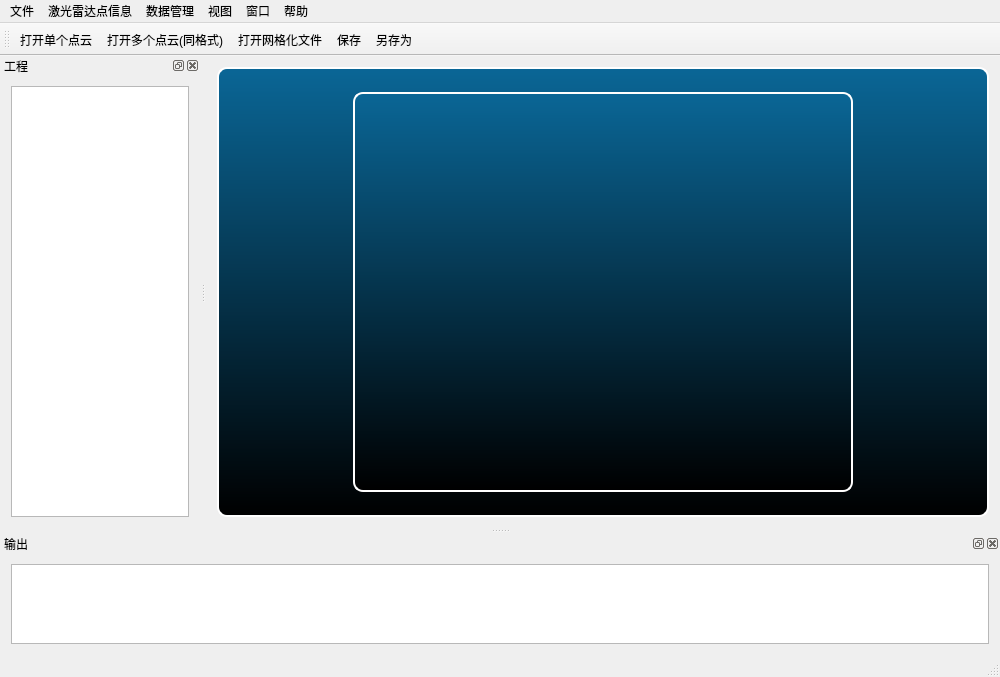
<?xml version="1.0" encoding="UTF-8"?>
<ui version="4.0">
 <class>PCWClass</class>
 <widget class="QMainWindow" name="PCWClass">
  <property name="geometry">
   <rect>
    <x>0</x>
    <y>0</y>
    <width>1000</width>
    <height>675</height>
   </rect>
  </property>
  <property name="windowTitle">
   <string>PointCloudWare</string>
  </property>
  <widget class="QWidget" name="centralWidget">
   <layout class="QHBoxLayout" name="horizontalLayout_4">
    <item>
     <widget class="QWidget" name="widgetWin" native="true">
      <property name="minimumSize">
       <size>
        <width>0</width>
        <height>450</height>
       </size>
      </property>
      <property name="styleSheet">
       <string notr="true">QWidget{
	border: 2px solid white;
	border-radius: 10px;
	background: qlineargradient(x1:0, y1:0, x2:0, y2:1,stop:0 rgb(10,102,150), stop:1 rgb(0,0,0));
 }

</string>
      </property>
      <layout class="QHBoxLayout" name="horizontalLayout_2">
       <item>
        <widget class="QFrame" name="frame">
         <property name="maximumSize">
          <size>
           <width>500</width>
           <height>400</height>
          </size>
         </property>
         <property name="styleSheet">
          <string notr="true">border-image: url(:/PCW/Resources/main/soft.png);</string>
         </property>
         <property name="frameShape">
          <enum>QFrame::StyledPanel</enum>
         </property>
         <property name="frameShadow">
          <enum>QFrame::Raised</enum>
         </property>
        </widget>
       </item>
      </layout>
     </widget>
    </item>
   </layout>
  </widget>
  <widget class="QMenuBar" name="menuBar">
   <property name="geometry">
    <rect>
     <x>0</x>
     <y>0</y>
     <width>1000</width>
     <height>23</height>
    </rect>
   </property>
   <widget class="QMenu" name="menu_File">
    <property name="title">
     <string>文件</string>
    </property>
    <widget class="QMenu" name="menuOpen">
     <property name="title">
      <string>打开</string>
     </property>
     <addaction name="actionOpenOne"/>
     <addaction name="actionOpenMany"/>
     <addaction name="action_Openmesh"/>
    </widget>
    <addaction name="menuOpen"/>
    <addaction name="actionSave"/>
    <addaction name="actionSaveAs"/>
    <addaction name="separator"/>
    <addaction name="actionRecentOpenFile"/>
    <addaction name="actionExit"/>
   </widget>
   <widget class="QMenu" name="menu_PointData">
    <property name="title">
     <string>激光雷达点信息</string>
    </property>
    <addaction name="actionLASData"/>
   </widget>
   <widget class="QMenu" name="menu_View">
    <property name="title">
     <string>视图</string>
    </property>
   </widget>
   <widget class="QMenu" name="menu_Window">
    <property name="title">
     <string>窗口</string>
    </property>
    <widget class="QMenu" name="menu_Win">
     <property name="title">
      <string>新建3D窗口</string>
     </property>
     <addaction name="action_newVTK"/>
     <addaction name="action_newGL"/>
    </widget>
    <addaction name="menu_Win"/>
    <addaction name="separator"/>
    <addaction name="actionClose"/>
    <addaction name="action_CloseAll"/>
   </widget>
   <widget class="QMenu" name="menu_Help">
    <property name="title">
     <string>帮助</string>
    </property>
   </widget>
   <widget class="QMenu" name="menu">
    <property name="title">
     <string>数据管理</string>
    </property>
    <widget class="QMenu" name="menu_2">
     <property name="title">
      <string>格式转换</string>
     </property>
     <addaction name="action_las2txt"/>
     <addaction name="action_las2pcd"/>
     <addaction name="action_txt2pcd"/>
     <addaction name="action_obj2pcd"/>
    </widget>
    <addaction name="menu_2"/>
   </widget>
   <addaction name="menu_File"/>
   <addaction name="menu_PointData"/>
   <addaction name="menu"/>
   <addaction name="menu_View"/>
   <addaction name="menu_Window"/>
   <addaction name="menu_Help"/>
  </widget>
  <widget class="QToolBar" name="mainToolBar">
   <attribute name="toolBarArea">
    <enum>TopToolBarArea</enum>
   </attribute>
   <attribute name="toolBarBreak">
    <bool>false</bool>
   </attribute>
   <addaction name="actionOpenOne"/>
   <addaction name="actionOpenMany"/>
   <addaction name="action_Openmesh"/>
   <addaction name="actionSave"/>
   <addaction name="actionSaveAs"/>
  </widget>
  <widget class="QStatusBar" name="statusBar"/>
  <widget class="QDockWidget" name="dockProperties">
   <property name="maximumSize">
    <size>
     <width>200</width>
     <height>524287</height>
    </size>
   </property>
   <property name="windowTitle">
    <string>工程</string>
   </property>
   <attribute name="dockWidgetArea">
    <number>1</number>
   </attribute>
   <widget class="QWidget" name="dockWidgetContents_2">
    <layout class="QHBoxLayout" name="horizontalLayout_5">
     <item>
      <widget class="QTreeView" name="TableSet"/>
     </item>
    </layout>
   </widget>
  </widget>
  <widget class="QDockWidget" name="dockConsole">
   <property name="windowTitle">
    <string>输出</string>
   </property>
   <attribute name="dockWidgetArea">
    <number>8</number>
   </attribute>
   <widget class="QWidget" name="dockWidgetContents_3">
    <layout class="QHBoxLayout" name="horizontalLayout">
     <item>
      <widget class="QListWidget" name="Console">
       <property name="sizePolicy">
        <sizepolicy hsizetype="Ignored" vsizetype="Ignored">
         <horstretch>0</horstretch>
         <verstretch>0</verstretch>
        </sizepolicy>
       </property>
       <property name="minimumSize">
        <size>
         <width>0</width>
         <height>80</height>
        </size>
       </property>
       <property name="alternatingRowColors">
        <bool>true</bool>
       </property>
       <property name="selectionMode">
        <enum>QAbstractItemView::SingleSelection</enum>
       </property>
      </widget>
     </item>
    </layout>
   </widget>
  </widget>
  <action name="actionOpenOne">
   <property name="icon">
    <iconset theme="打开单个点云" resource="pcw.qrc">
     <normaloff>:/PCW/Resources/main/open-alt.png</normaloff>:/PCW/Resources/main/open-alt.png</iconset>
   </property>
   <property name="text">
    <string>打开单个点云</string>
   </property>
   <property name="toolTip">
    <string>打开单个点云</string>
   </property>
  </action>
  <action name="actionSave">
   <property name="icon">
    <iconset theme="保存文件" resource="pcw.qrc">
     <normaloff>:/PCW/Resources/main/save.png</normaloff>:/PCW/Resources/main/save.png</iconset>
   </property>
   <property name="text">
    <string>保存</string>
   </property>
   <property name="toolTip">
    <string>保存文件</string>
   </property>
  </action>
  <action name="actionSaveAs">
   <property name="icon">
    <iconset theme="另存为文件" resource="pcw.qrc">
     <normaloff>:/PCW/Resources/main/save-as.png</normaloff>:/PCW/Resources/main/save-as.png</iconset>
   </property>
   <property name="text">
    <string>另存为</string>
   </property>
   <property name="toolTip">
    <string>另存为文件</string>
   </property>
   <property name="priority">
    <enum>QAction::NormalPriority</enum>
   </property>
  </action>
  <action name="actionRecentOpenFile">
   <property name="icon">
    <iconset theme="最近打开的文件">
     <normaloff>.</normaloff>.</iconset>
   </property>
   <property name="text">
    <string>最近打开的文件</string>
   </property>
  </action>
  <action name="actionExit">
   <property name="icon">
    <iconset theme="退出">
     <normaloff>.</normaloff>.</iconset>
   </property>
   <property name="text">
    <string>退出</string>
   </property>
  </action>
  <action name="actionLASData">
   <property name="icon">
    <iconset theme="LAS点云数据信息">
     <normaloff>.</normaloff>.</iconset>
   </property>
   <property name="text">
    <string>LAS点云数据信息</string>
   </property>
  </action>
  <action name="actionOpenMany">
   <property name="icon">
    <iconset theme="打开多个点云(同格式)" resource="pcw.qrc">
     <normaloff>:/PCW/Resources/main/many-open-folder.png</normaloff>:/PCW/Resources/main/many-open-folder.png</iconset>
   </property>
   <property name="text">
    <string>打开多个点云(同格式)</string>
   </property>
   <property name="toolTip">
    <string>打开多个点云(同格式)</string>
   </property>
  </action>
  <action name="action_newVTK">
   <property name="icon">
    <iconset theme="新建VTK视图">
     <normaloff>.</normaloff>.</iconset>
   </property>
   <property name="text">
    <string>新建VTK视图</string>
   </property>
   <property name="toolTip">
    <string>新建VTK视图</string>
   </property>
  </action>
  <action name="actionClose">
   <property name="icon">
    <iconset theme="关闭">
     <normaloff>.</normaloff>.</iconset>
   </property>
   <property name="text">
    <string>关闭</string>
   </property>
  </action>
  <action name="action_CloseAll">
   <property name="text">
    <string>关闭所有</string>
   </property>
  </action>
  <action name="action_newGL">
   <property name="icon">
    <iconset theme="新建GL视图">
     <normaloff>.</normaloff>.</iconset>
   </property>
   <property name="text">
    <string>新建GL视图</string>
   </property>
   <property name="toolTip">
    <string>新建GL视图</string>
   </property>
  </action>
  <action name="action_las2txt">
   <property name="icon">
    <iconset theme="las转txt">
     <normaloff>.</normaloff>.</iconset>
   </property>
   <property name="text">
    <string>las转txt</string>
   </property>
  </action>
  <action name="action_las2pcd">
   <property name="icon">
    <iconset theme="las转pcd">
     <normaloff>.</normaloff>.</iconset>
   </property>
   <property name="text">
    <string>las转pcd</string>
   </property>
  </action>
  <action name="action_txt2pcd">
   <property name="icon">
    <iconset theme="txt转pcd">
     <normaloff>.</normaloff>.</iconset>
   </property>
   <property name="text">
    <string>txt转pcd</string>
   </property>
  </action>
  <action name="action_obj2pcd">
   <property name="icon">
    <iconset theme="obj转pcd">
     <normaloff>.</normaloff>.</iconset>
   </property>
   <property name="text">
    <string>obj转pcd</string>
   </property>
  </action>
  <action name="action_Openmesh">
   <property name="icon">
    <iconset resource="pcw.qrc">
     <normaloff>:/PCW/Resources/main/openmesh.png</normaloff>:/PCW/Resources/main/openmesh.png</iconset>
   </property>
   <property name="text">
    <string>打开网格化文件</string>
   </property>
   <property name="toolTip">
    <string>打开网格化文件</string>
   </property>
  </action>
 </widget>
 <layoutdefault spacing="6" margin="11"/>
 <resources>
  <include location="pcw.qrc"/>
 </resources>
 <connections/>
</ui>
